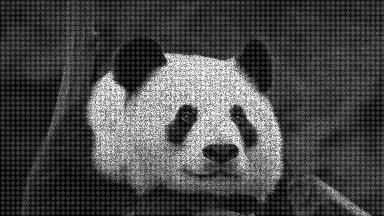
#> input picture PandaNoise.bmp, 384 x 216 px
$ python Denoising2.py
#> lines starting #> are read from the running program, lines starting #| are printed output that depends on the picture
import numpy as np
from matplotlib import pyplot as plt
import cv2
PandaNoise1 = cv2.imread('PandaNoise.bmp').astype(float)
#> PandaNoise1: shape (216, 384, 3) float64; min 0, max 244, mean 71.5
PandaNoise = cv2.imread('PandaNoise.bmp',0)
#> PandaNoise: shape (216, 384); min 0, max 244, mean 71.5
PandaClean = cv2.imread('PandaOriginal.bmp',0)
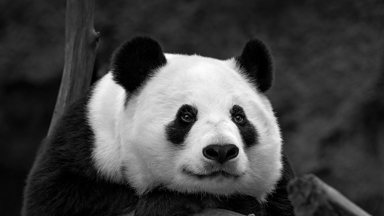
#> input picture PandaOriginal.bmp, 384 x 216 px
#> PandaClean is the input picture: shape (216, 384); min 0, max 254, mean 66.2
imglist = []
masksize = 50
subpltnumb = 241
kernel = np.ones((5, 5), np.float32) / 25


def mse(imageA, imageB):
    # the 'Mean Squared Error' between the two images is the
    # sum of the squared difference between the two images;
    # NOTE: the two images must have the same dimension
    err = np.sum((imageA.astype("float") - imageB.astype("float")) ** 2)
    err /= float(imageA.shape[0] * imageA.shape[1])

    # return the MSE, the lower the error, the more "similar"
    # the two images are
    return err


dft = cv2.dft(np.float32(PandaNoise),flags = cv2.DFT_COMPLEX_OUTPUT)
dft_shift = np.fft.fftshift(dft)

magnitude_spectrum = 20*np.log(cv2.magnitude(dft_shift[:,:,0],dft_shift[:,:,1]))
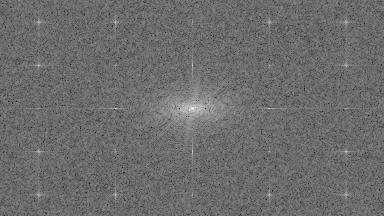
#> magnitude_spectrum: shape (216, 384) float32; min 54.78, max 311.9, mean 164.3; drawn with min black and max white
plt.imshow(magnitude_spectrum)
plt.show()
rows , cols = PandaNoise.shape
#> rows = 216; cols = 384
crow, ccol = rows/2, cols/2
#> crow = 108; ccol = 192

plt.imshow(PandaNoise, cmap="gray")
plt.show()

for i in range (4):
    # create a mask first , center square is 1, remaining all zeros
    mask = np.zeros((rows, cols, 2), np.uint8)
    mask[round(crow - masksize):round(crow + masksize), round(ccol - masksize):round(ccol + masksize)] = 1

    # apply mask and inverse DFT
    fshift = dft_shift * mask
    f_ishift = np.fft.ifftshift(fshift)
    newmagspect = 20 * np.log(cv2.magnitude(f_ishift[:, :, 0], f_ishift[:, :, 1]))
    plt.subplot(subpltnumb), plt.imshow(newmagspect)
    subpltnumb +=1
    img_back = cv2.idft(f_ishift)
    img_back = cv2.magnitude(img_back[:, :, 0], img_back[:, :, 1])
    imglist.append(img_back)
    plt.subplot(subpltnumb), plt.imshow(img_back, cmap='gray');
    plt.title('Masked image'), plt.xticks([]), plt.yticks([])


    subpltnumb +=1
    masksize += 10
#> this loop made 4 passes
#> pass 2, `newmagspect = 20 * np.log(cv2.magnitude(f_ishift[:, :, 0], f_ishift[:,..`:
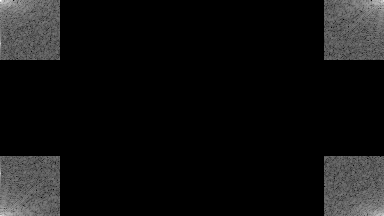
#> newmagspect: shape (216, 384) float32; 82.64% of the values are NaN or infinite; the others: min 83.46, max 311.9, mean 172.1; drawn with min black, max white, NaN and infinite black
#> after the loop, imglist = 4 items; masksize = 90; subpltnumb = 249

plt.show()
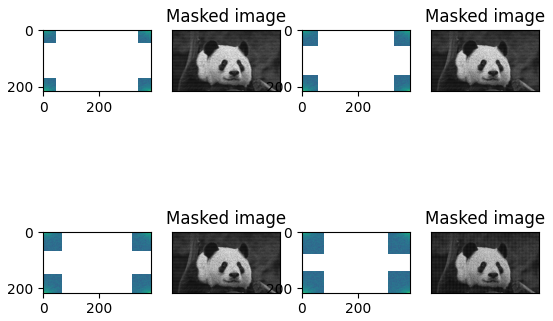
#> figure drawn by matplotlib, 8 panels

plt.imshow(imglist[3], cmap="gray")
plt.show()
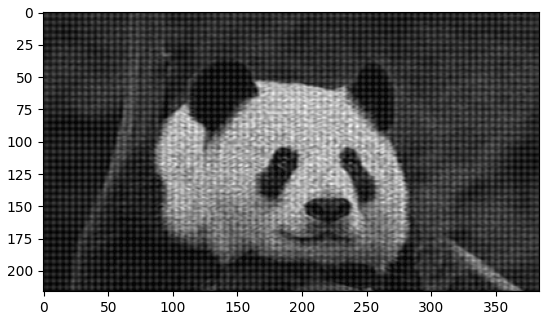
#> figure drawn by matplotlib, 1 panel

dst = cv2.filter2D(imglist[3],-1,kernel)
blurimg = cv2.blur(imglist[3], (5, 5))
gausblur = cv2.GaussianBlur(imglist[3], (5, 5), 0)
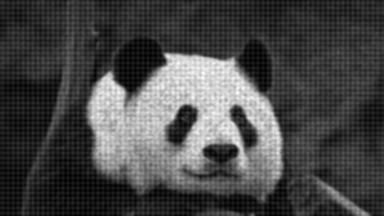
#> gausblur: shape (216, 384) float32; min 762822.2, max 19161740, mean 5940406.5; drawn with min black and max white
medblur = cv2.medianBlur(imglist[3], 5)
bifilblur = cv2.bilateralFilter(imglist[3], 9, 75, 75)
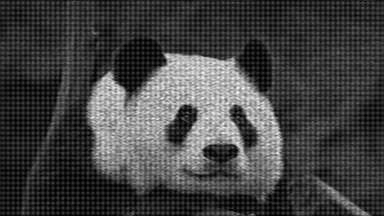
#> bifilblur: shape (216, 384) float32; min 7339, max 22614168, mean 5935674.5; drawn with min black and max white
plt.subplot(231), plt.imshow(dst, cmap="gray"), plt.title('Averaging')
plt.subplot(232), plt.imshow(blurimg, cmap="gray"), plt.title('Blur')
plt.subplot(233), plt.imshow(gausblur, cmap="gray"), plt.title('Guassianblur')
plt.subplot(234), plt.imshow(medblur, cmap="gray"), plt.title('Median blur')
plt.subplot(235), plt.imshow(bifilblur, cmap="gray"), plt.title('Bilateral Filtering blur')
plt.show()

print(mse(PandaClean, medblur))
#> in mse, `err = np.sum((imageA.astype("float") - imageB.astype("float")) ** 2)`: err = 4.31e+18
#> in mse, `err /= float(imageA.shape[0] * imageA.shape[1])`: err = 5.19e+13
#| 51918925462863.46
